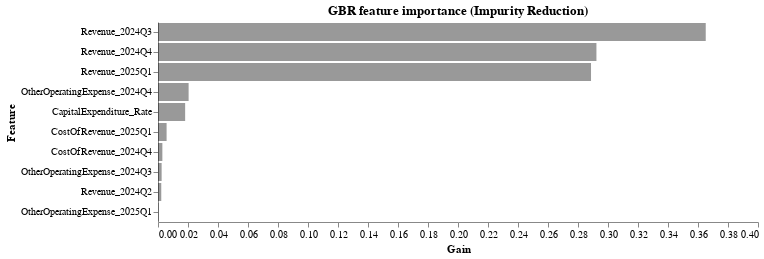

The cell this chart's notebook holds for it:
### Markdown cell above
# Feature Importance
Let's see if we can get some feature importances out of here:

### Code cell
def feature_names_from_pipe(pipe, cat_cols, num_cols):
    pre = pipe.named_steps["pre"]
    ohe = pre.named_transformers_["cat"]
    ohe_names = ohe.get_feature_names_out(cat_cols)
    return list(ohe_names) + list(num_cols)
feat_names = feature_names_from_pipe(pipe, cat_cols, [c for c in X_tr.columns if c not in cat_cols])

gbr = pipe.named_steps["model"]
imp = pd.DataFrame({
    "feature": feat_names,
    "importance": gbr.feature_importances_
}).sort_values("importance", ascending=False)

top = imp.head(10)
alt.Chart(top).mark_bar(color='black',opacity=0.4).encode(
    x=alt.X("importance:Q", title="Gain",axis=alt.Axis(grid=False)),
    y=alt.Y("feature:N", sort="-x", title="Feature",axis=alt.Axis(grid=False))
).properties(width=600, height=20*len(top), title="GBR feature importance (Impurity Reduction)").configure_view(stroke=None)

### Figure 1 — Vega-Lite specification as saved in the notebook (floating-point values rounded to 4 significant figures)
{"config": {"view": {"continuousWidth": 300, "continuousHeight": 300, "stroke": null}}, "data": {"name": "data-5e256fde3a05f2be70e20e1ac0cec2a7"}, "mark": {"type": "bar", "color": "black", "opacity": 0.4}, "encoding": {"x": {"axis": {"grid": false}, "field": "importance", "title": "Gain", "type": "quantitative"}, "y": {"axis": {"grid": false}, "field": "feature", "sort": "-x", "title": "Feature", "type": "nominal"}}, "height": 200, "title": "GBR feature importance (Impurity Reduction)", "width": 600, "$schema": "https://vega.github.io/schema/vega-lite/v5.20.1.json", "datasets": {"data-5e256fde3a05f2be70e20e1ac0cec2a7": [{"feature": "Revenue_2024Q3", "importance": 0.3652}, {"feature": "Revenue_2024Q4", "importance": 0.2923}, {"feature": "Revenue_2025Q1", "importance": 0.2887}, {"feature": "OtherOperatingExpense_2024Q4", "importance": 0.02042}, {"feature": "CapitalExpenditure_Rate", "importance": 0.0181}, {"feature": "CostOfRevenue_2025Q1", "importance": 0.005734}, {"feature": "CostOfRevenue_2024Q4", "importance": 0.002908}, {"feature": "OtherOperatingExpense_2024Q3", "importance": 0.002425}, {"feature": "Revenue_2024Q2", "importance": 0.002179}, {"feature": "OtherOperatingExpense_2025Q1", "importance": 0.0003926}]}}
